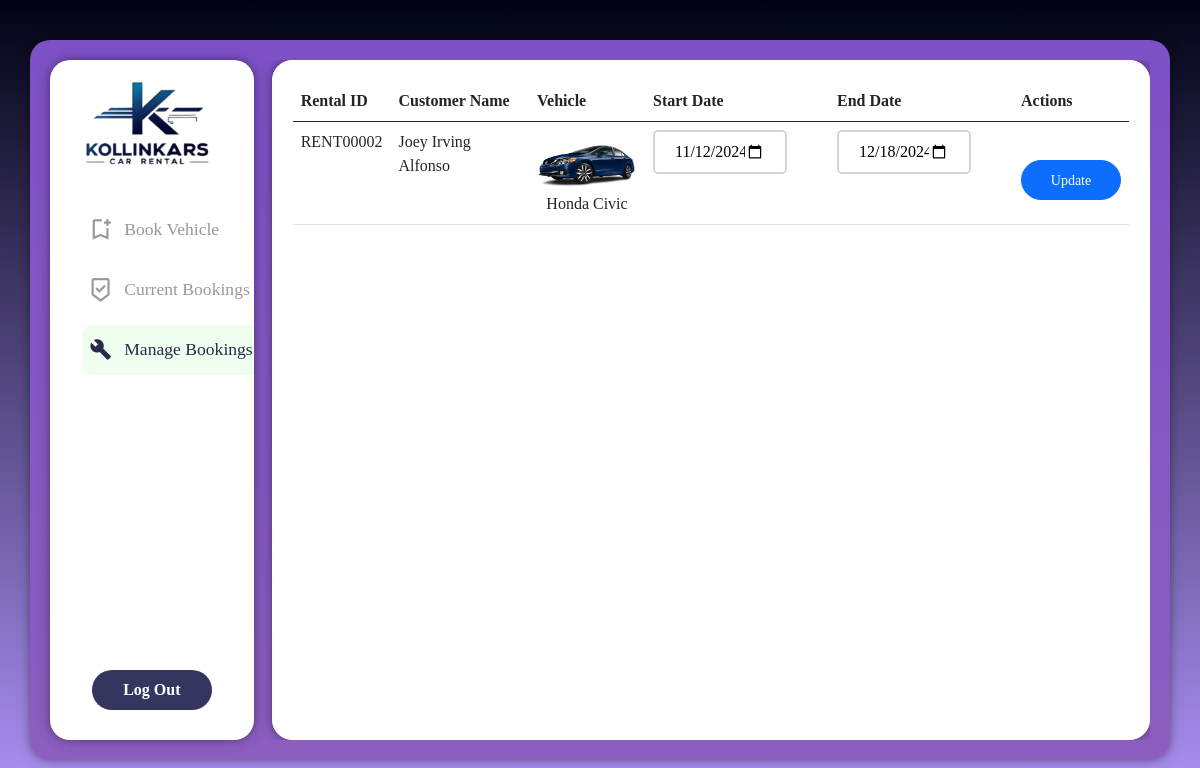
Page /manage (signed in) on the committed database.
### tables this page shows
CREATE TABLE rental (
    Rental_ID VARCHAR(15) PRIMARY KEY,
    Customer_ID VARCHAR(10) NOT NULL,
    Vehicle_ID VARCHAR(10) NOT NULL,
    Rental_StartDate DATE NOT NULL,
    Rental_EndDate DATE NOT NULL,
    Total_Price DECIMAL(10, 2) NOT NULL,
    Rental_Status VARCHAR(15) NOT NULL,
    Payment_Status VARCHAR(15) NOT NULL,
    Insurance_Package VARCHAR(10),
    FOREIGN KEY (Customer_ID) REFERENCES customer(Customer_ID),
    FOREIGN KEY (Vehicle_ID) REFERENCES vehicle(Vehicle_ID)
);

CREATE TABLE customer (
    Customer_ID VARCHAR(100) PRIMARY KEY,
    Full_Name VARCHAR(100),
    Email VARCHAR(100) UNIQUE,
    Phone_Number VARCHAR(15),
    Address TEXT,
    Password VARCHAR(255)
, Drivers_License VARCHAR(11));

CREATE TABLE vehicle (
    Vehicle_ID VARCHAR(10) PRIMARY KEY,
    Vehicle_Name VARCHAR(50) NOT NULL,
    Vehicle_Type VARCHAR(20) NOT NULL,
    Vehicle_Price DECIMAL(10, 2) NOT NULL,
    Seats INT NOT NULL,
    Color VARCHAR(20) NOT NULL,
    Fuel_Type VARCHAR(20) NOT NULL,
    Transmission VARCHAR(20) NOT NULL,
    Vehicle_Status VARCHAR(15) NOT NULL
);

### app.py (the view)
@app.route("/manage")
@login_required
def manage_bookings():
    try:
        conn = get_db_connection()
        cursor = conn.cursor()
        cursor.execute("""
            SELECT
                r.Rental_ID AS "Rental ID",
                c.Full_Name AS "Customer Name",
                v.Vehicle_Name AS "Vehicle",
                r.Rental_StartDate AS "Start Date",
                r.Rental_EndDate AS "End Date",
                r.Rental_Status AS "Status"
            FROM rental r
            JOIN customer c ON r.Customer_ID = c.Customer_ID
            JOIN vehicle v ON r.Vehicle_ID = v.Vehicle_ID
            WHERE c.Customer_ID = ?
            ORDER BY r.Rental_StartDate DESC
        """, (session['user_id'],))
        bookings_data = cursor.fetchall()
        conn.close()
        return render_template("manage.html", bookings=bookings_data)
    except Exception as e:
        print(f"Error fetching bookings for manage page: {e}")
        return render_template("manage.html", bookings=[], error="Error loading bookings.")

### app.py (called while the page is built)
def get_db_connection():
    conn = sqlite3.connect('kollinkars.db')
    conn.row_factory = sqlite3.Row
    return conn

### helpers.py (called while the page is built)
def login_required(f):
    @wraps(f)
    def decorated_function(*args, **kwargs):
        if session.get("user_id") is None:
            return redirect("/login")
        return f(*args, **kwargs)
    return decorated_function

### templates/manage.html (shortened to what this page needs)
{% extends "index.html" %}
{% block content %}
    <div class="logo">
        <img src="/static/image/logov2.png" alt="PhilHealth Logo" width="80%">
    </div>
    <nav>
        <ul>
            <li>
                <a href="/client" id="dashboard-link" style="padding-left: 5px;">
                    <span class="material-symbols-outlined">bookmark_add</span>
                    <span class="title">Book Vehicle</span>
                </a>
            </li>
            <li>
                <a href="/bookings" id="sql-link" style="padding-left: 5px;">
                    <span class="material-symbols-outlined">beenhere</span>
                    <span class="title">Current Bookings</span>
                </a>
            </li>
            <li>
                <a href="/manage" id="edit-link" class="fill" style="padding-left: 5px;">
                    <span class="material-symbols-outlined full">build</span>
                    <span class="title-full">Manage Bookings</span>
                </a>
            </li>
        </ul>
    </nav>
{% endblock %}
{% block additional_content %}
<div class="container right" style="background: rgba(255, 255, 255, 1); margin-right: 0px; width: 98%;">
    {% if not bookings %}
        <p class="text-center">No bookings available to manage.</p>
    {% else %}
        <table class="table table-hover">
            <thead>
                <tr>
                    <th>Rental ID</th>
                    <th>Customer Name</th>
                    <th>Vehicle</th>
                    <th>Start Date</th>
                    <th>End Date</th>
                    <th>Actions</th>
                </tr>
            </thead>
            <tbody>
                {% for booking in bookings %}
                <tr>
                    <td>{{ booking["Rental ID"] }}</td>
                    <td>{{ booking["Customer Name"] }}</td>
                    <td style="text-align: center;">
                        <img src="/static/image/cars/{{ booking["Vehicle"] | lower | replace(' ', '_') }}.png"
                             alt="{{ booking["Vehicle"] }}" style="width: 100px; height: auto;">
                        <br><span class="name">{{ booking["Vehicle"] }}</span>
                    </td>
                    <td>
                        <input type="date" id="start-date-{{ booking['Rental ID'] }}" value="{{ booking['Start Date'] }}" style="width: 80%; margin: 0; display: block;">
                    </td>
                    <td>
                        <input type="date" id="end-date-{{ booking['Rental ID'] }}" value="{{ booking['End Date'] }}" style="width: 80%; margin: 0; display: block;">
                    </td>
                    <td>
                        <button onclick="updateBooking('{{ booking['Rental ID'] }}')" class="btn btn-primary btn-sm" style="width: 100px; border-radius: 30px;">Update</button>
                    </td>
                </tr>
                {% endfor %}
            </tbody>
        </table>
    {% endif %}
</div>
{% endblock %}

### static/style.css (style rules this page uses)
* { margin: 0; padding: 0; box-sizing: border-box; font-family: Verdana; }
body { display: flex; justify-content: center; align-items: center; min-height: 100vh; background: linear-gradient(#010314, #ad92f6); }
.full { font-variation-settings: 'FILL'1, 'wght'400, 'GRAD'0, 'opsz'48 }
.container { position: relative; width: 95%; height: 90vh; background: linear-gradient(#7e50c6, #8b5ebf); border-radius: 20px; backdrop-filter: blur(10px); border: 1px solid #fff; box-shadow: 0 0 5px rgba(0, 0, 0, .1), 0 0 10px rgba(0, 0, 0, .2), 0 0 15px rgba(0, 0, 0, .2); padding: 20px; display: flex; overflow: hidden; }
input { width: 60%; height: 10px; border: 2px solid #d5d5d5; background: #fff; justify-content: center; display: flex; margin: 20px auto; padding: 20px; border-radius: 5px; }
button { width: 60%; height: 40px; margin: 10px auto; justify-content: center; display: block; color: #fff; background: #343660; font-size: 1em; font-weight: bold; margin-top: 30px; outline: none; border: none; border-radius: 5px; transition: .2s ease-in; cursor: pointer; }
.container .left header .logo { position: relative; margin-bottom: 15px; padding-left: 30px; display: flex; justify-content: space-between; align-items: center; }
.container .left header nav { position: relative; padding-top: 20px; padding-bottom: 20px; }
.container .left header nav ul { position: relative; display: flex; justify-content: center; align-items: flex-start; flex-direction: column; gap: 10px; }
.container .left header nav ul li { position: relative; width: 100%; height: 50px; list-style: none; display: flex; justify-content: center; align-items: center; }
.container .left header nav ul li a { position: relative; width: 100%; height: 100%; display: flex; justify-content: flex-start; align-items: center; text-decoration: none; padding-left: 20px; border-top-left-radius: 10px; border-bottom-left-radius: 10px; transition: .3s ease; }
.container .left header nav ul li .fill, .container .left header nav ul li a:hover { transition: 0s; background: #eeffef; color: #61C160; }
.container .left header nav ul li a::before { content: ''; position: absolute; right: 0; width: 0; height: 100%; background: #6577ff; transition: .3s ease; }
.container .left header nav ul li a .material-symbols-outlined { color: #999; font-size: 1.7em; margin-right: 10px; }
.container .left header nav ul li a .title-full, .container .left header nav ul li a .title { color: #999; font-size: 1.1em; }
.container .left header nav ul li a .full, .container .left header nav ul li a .title-full, .container .left header nav ul li a:hover .material-symbols-outlined, .container .left header nav ul li a:hover .title { color: #292b49; }
.container .right { position: relative; width: 100%; height: 100%; display: flex; flex-direction: column; gap: 20px; overflow: hidden; }
.material-symbols-outlined { cursor: pointer; }

### rows in the picture
rental: Rental_ID "RENT00002", Full_Name "Joey Irving Alfonso", Vehicle "Honda Civic", Rental_StartDate "11/12/2024", Rental_EndDate "12/18/2024"
